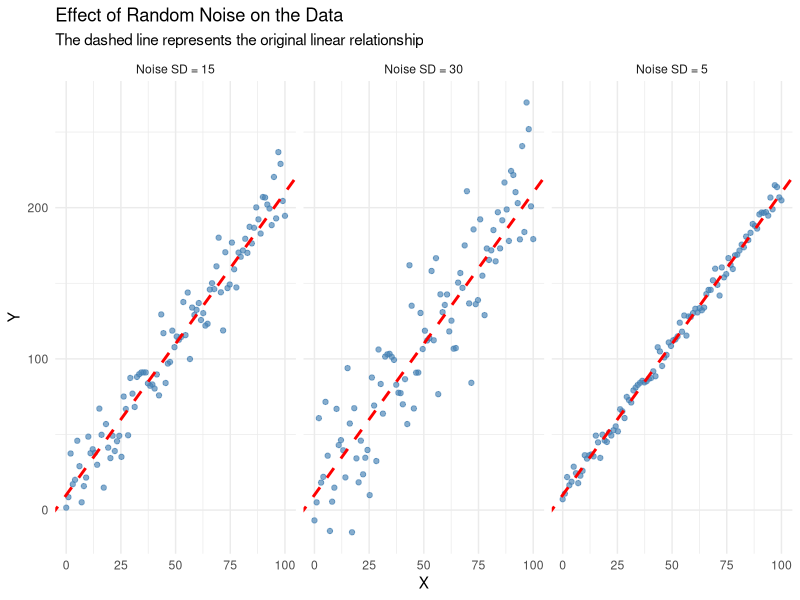
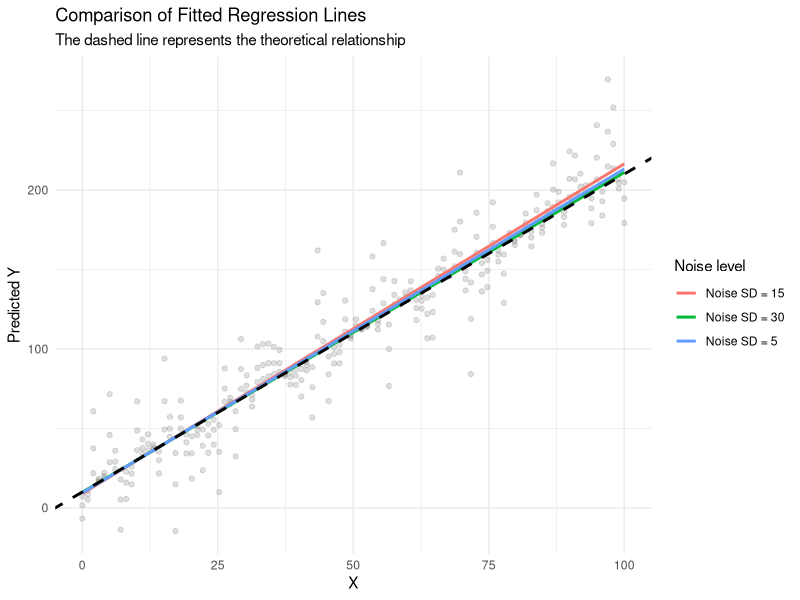

These charts were generated, in order, by the following R code:
## ---- chunk 1
library(tidyverse)
library(knitr)

set.seed(123)

# Generate the same x values for all datasets
x <- seq(0, 100, length.out = 100)

# Original linear relationship
true_intercept <- 10
true_slope <- 2

# Generate one random noise pattern
random_noise <- rnorm(100)

# Three different noise levels
noise_levels <- c(5, 15, 30)

# Create the three datasets
data <- map_dfr(noise_levels, function(noise_sd) {

  tibble(
    x = x,
    y = true_intercept + true_slope * x +
      random_noise * noise_sd,
    noise_level = paste("Noise SD =", noise_sd)
  )

})

head(data)
## ---- chunk 2
ggplot(data, aes(x = x, y = y)) +
  geom_point(alpha = 0.65, colour = "steelblue") +
  geom_abline(
    intercept = true_intercept,
    slope = true_slope,
    colour = "red",
    linewidth = 1,
    linetype = "dashed"
  ) +
  facet_wrap(~ noise_level) +
  labs(
    title = "Effect of Random Noise on the Data",
    subtitle = "The dashed line represents the original linear relationship",
    x = "X",
    y = "Y"
  ) +
  theme_minimal()
## ---- chunk 3
models <- data %>%
  group_by(noise_level) %>%
  group_map(~ lm(y ~ x, data = .x))

names(models) <- unique(data$noise_level)

# Display the regression summaries
summary(models[[1]])
summary(models[[2]])
summary(models[[3]])
## ---- chunk 4
# Calculate RMSE for each model
rmse <- function(model) {
  sqrt(mean(residuals(model)^2))
}

# Create a comparison table
model_comparison <- map_dfr(seq_along(models), function(i) {

  model <- models[[i]]
  model_summary <- summary(model)

  tibble(
    Noise_Level = names(models)[i],
    Intercept = coef(model)[1],
    Slope = coef(model)[2],
    R_squared = model_summary$r.squared,
    RMSE = rmse(model)
  )

})

kable(
  model_comparison,
  digits = 3,
  caption = "Comparison of Linear Regression Models"
)
## ---- chunk 5
prediction_data <- map_dfr(seq_along(models), function(i) {

  model <- models[[i]]

  tibble(
    x = x,
    predicted_y = predict(model),
    noise_level = names(models)[i]
  )

})

ggplot() +
  geom_point(
    data = data,
    aes(x = x, y = y),
    alpha = 0.25,
    colour = "grey50"
  ) +
  geom_line(
    data = prediction_data,
    aes(x = x, y = predicted_y, colour = noise_level),
    linewidth = 1
  ) +
  geom_abline(
    intercept = true_intercept,
    slope = true_slope,
    colour = "black",
    linetype = "dashed",
    linewidth = 1
  ) +
  labs(
    title = "Comparison of Fitted Regression Lines",
    subtitle = "The dashed line represents the theoretical relationship",
    x = "X",
    y = "Predicted Y",
    colour = "Noise level"
  ) +
  theme_minimal()
## ---- chunk 6
set.seed(456)

n_simulations <- 500

simulation_results <- map_dfr(noise_levels, function(noise_sd) {

  map_dfr(seq_len(n_simulations), function(i) {

    simulated_y <- true_intercept +
      true_slope * x +
      rnorm(length(x), mean = 0, sd = noise_sd)

    simulated_model <- lm(simulated_y ~ x)

    tibble(
      Intercept = coef(simulated_model)[1],
      Slope = coef(simulated_model)[2],
      R_squared = summary(simulated_model)$r.squared,
      RMSE = rmse(simulated_model)
    )

  }) %>%
    mutate(Noise_SD = noise_sd)

})

# Average results for each noise level
simulation_summary <- simulation_results %>%
  group_by(Noise_SD) %>%
  summarise(
    Mean_Intercept = mean(Intercept),
    Mean_Slope = mean(Slope),
    Mean_R_squared = mean(R_squared),
    Mean_RMSE = mean(RMSE),
    SD_Slope = sd(Slope),
    .groups = "drop"
  )

kable(
  simulation_summary,
  digits = 3,
  caption = "Average Results Across 500 Simulations"
)
